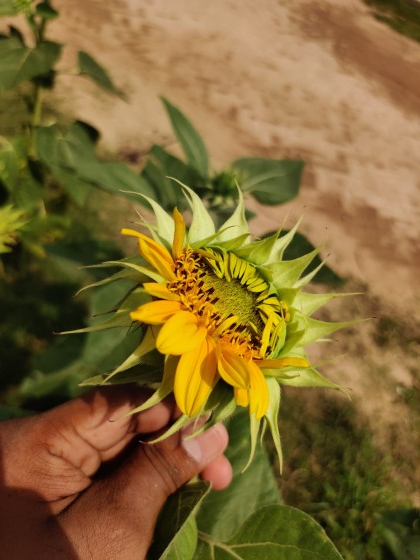
#> input picture Sunflower Compressed/EarlyBloom/EarlyBloom_10 (Small).jpg, 420 x 560 px; its folder holds only this picture in this run
$ python -i pipeline.py   (imports and definitions only)
#> lines starting #> are read from the running program, lines starting #| are printed output that depends on the picture
import cv2
import yaml
import os
import glob
import matplotlib.pyplot as plt

def load_config(config_path):
    with open(config_path, 'r') as f:
        return yaml.safe_load(f)

class Preprocessor:
    def __init__(self, config_path="configs/phase1.yaml"):
        config = load_config(config_path)
        p_cfg = config['preprocessing']

        self.size = p_cfg['resize']
        self.clahe_clip = p_cfg['clahe_clip']
        self.clahe_tile = p_cfg['clahe_tile']
        self.d = p_cfg['denoise_d']
        self.sigma_color = p_cfg['denoise_sigma_color']
        self.sigma_space = p_cfg['denoise_sigma_space']

        self.clahe = cv2.createCLAHE(clipLimit=self.clahe_clip, tileGridSize=(self.clahe_tile, self.clahe_tile))

    # [5 lines left out: function read_image, not called in this run]

    def process(self, img):
        # Resize
        resized = cv2.resize(img, (self.size, self.size), interpolation=cv2.INTER_AREA)
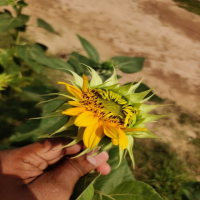
#> resized: shape (200, 200, 3); mean R, G, B 129.7, 104.6, 51.7

        # RGB to Lab
        lab = cv2.cvtColor(resized, cv2.COLOR_RGB2LAB)
#> lab: shape (200, 200, 3); mean of channels 0, 1, 2 115.2, 131.4, 159.7
        l, a, b = cv2.split(lab)
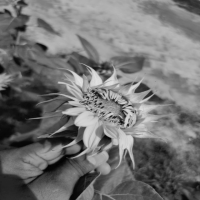
#> l: shape (200, 200); min 2, max 227, mean 115.2
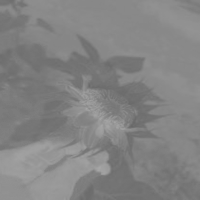
#> a: shape (200, 200); min 104, max 166, mean 131.4
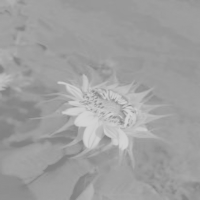
#> b: shape (200, 200); min 128, max 212, mean 159.7

        # CLAHE
        l_eq = self.clahe.apply(l)
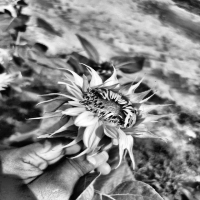
#> l_eq: shape (200, 200); min 2, max 255, mean 133.9
        enhanced_lab = cv2.merge((l_eq, a, b))
#> enhanced_lab: shape (200, 200, 3); mean of channels 0, 1, 2 133.9, 131.4, 159.7
        enhanced = cv2.cvtColor(enhanced_lab, cv2.COLOR_LAB2RGB)
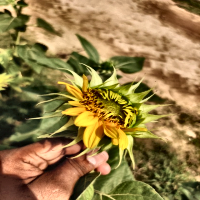
#> enhanced: shape (200, 200, 3); mean R, G, B 149.3, 124, 71.6

        # Bilateral denoise
        denoised = cv2.bilateralFilter(enhanced, d=self.d, sigmaColor=self.sigma_color, sigmaSpace=self.sigma_space)

        return denoised

# [54 lines left out: function generate_examples, not called in this run]

# [2 lines not run here, left out]

>>> import cv2
>>> picture = cv2.cvtColor(cv2.imread('../../../Sunflower Compressed/EarlyBloom/EarlyBloom_10 (Small).jpg'), cv2.COLOR_BGR2RGB)
>>> result = Preprocessor().process(picture)

$ run again, on Sunflower Compressed/EarlyBloom/EarlyBloom_1012 (Small).jpg
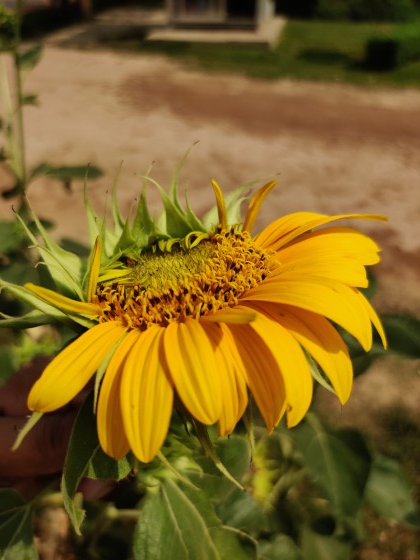
#> input picture Sunflower Compressed/EarlyBloom/EarlyBloom_1012 (Small).jpg, 420 x 560 px
#> lab: shape (200, 200, 3); mean of channels 0, 1, 2 111.7, 132, 164.2
#> in process, `l_eq = self.clahe.apply(l)`:
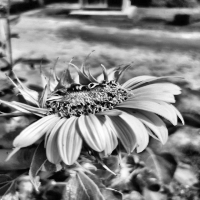
#> l_eq: shape (200, 200); min 1, max 255, mean 132.7
#> enhanced_lab: shape (200, 200, 3); mean of channels 0, 1, 2 132.7, 132, 164.2
#> in process, `enhanced = cv2.cvtColor(enhanced_lab, cv2.COLOR_LAB2RGB)`:
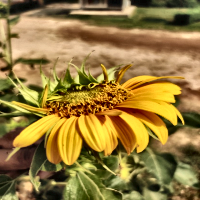
#> enhanced: shape (200, 200, 3); mean R, G, B 149.2, 122.5, 60.4

$ run again, on Sunflower Compressed/EarlyBloom/EarlyBloom_1034 (Small).jpg
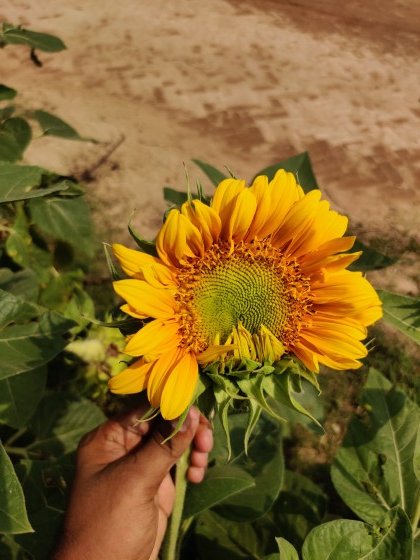
#> input picture Sunflower Compressed/EarlyBloom/EarlyBloom_1034 (Small).jpg, 420 x 560 px
#> lab: shape (200, 200, 3); mean of channels 0, 1, 2 114.5, 133.2, 162.2
#> in process, `l_eq = self.clahe.apply(l)`:
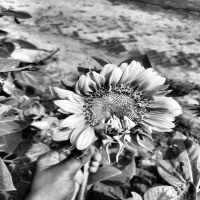
#> l_eq: shape (200, 200); min 1, max 255, mean 136.3
#> enhanced_lab: shape (200, 200, 3); mean of channels 0, 1, 2 136.3, 133.2, 162.2
#> in process, `enhanced = cv2.cvtColor(enhanced_lab, cv2.COLOR_LAB2RGB)`:
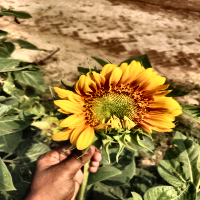
#> enhanced: shape (200, 200, 3); mean R, G, B 153.7, 125.1, 68.8

$ run again, on Sunflower Compressed/EarlyBloom/EarlyBloom_1039 (Small).jpg
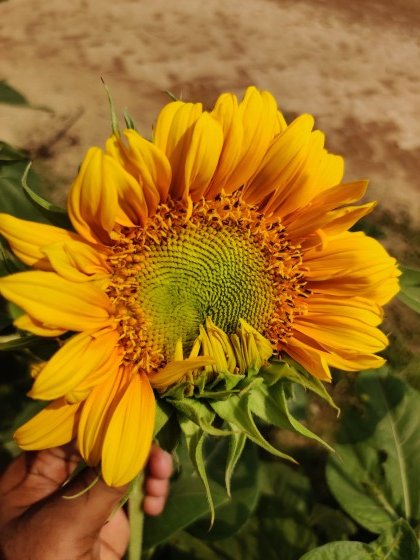
#> input picture Sunflower Compressed/EarlyBloom/EarlyBloom_1039 (Small).jpg, 420 x 560 px
#> lab: shape (200, 200, 3); mean of channels 0, 1, 2 122.1, 137.2, 171.5
#> in process, `l_eq = self.clahe.apply(l)`:
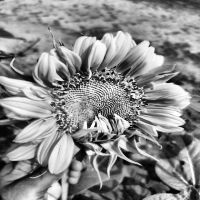
#> l_eq: shape (200, 200); min 1, max 255, mean 138.2
#> enhanced_lab: shape (200, 200, 3); mean of channels 0, 1, 2 138.2, 137.2, 171.5
#> in process, `enhanced = cv2.cvtColor(enhanced_lab, cv2.COLOR_LAB2RGB)`:
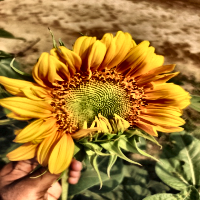
#> enhanced: shape (200, 200, 3); mean R, G, B 162.9, 123.8, 51.9
